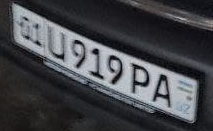
#> input picture img/lp6.png, 213 x 131 px
$ python corner.py
#> lines starting #> are read from the running program, lines starting #| are printed output that depends on the picture
import numpy as np
import cv2 as cv
from matplotlib import pyplot as plt

img = cv.imread('img/lp6.png', 0)
#> img: shape (131, 213); min 0, max 214, mean 68.4

# Initiate FAST object with default values
fast = cv.FastFeatureDetector_create()

# find and draw the keypoints
kp = fast.detect(img,None)
#> kp = 585 keypoints; strongest (x, y, size): (161, 75, 7), (96, 49, 7), (102, 77, 7), (154, 99, 7)
img2 = cv.drawKeypoints(img, kp, None, color=(255,0,0))
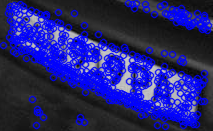
#> img2: shape (131, 213, 3); mean of channels 0, 1, 2 114.6, 36.6, 36.6; drawn as B, G, R

# Print all default params
print( "Threshold: {}".format(fast.getThreshold()) )
print( "nonmaxSuppression:{}".format(fast.getNonmaxSuppression()) )
print( "neighborhood: {}".format(fast.getType()) )
print( "Total Keypoints with nonmaxSuppression: {}".format(len(kp)) )
#| Total Keypoints with nonmaxSuppression: 585
cv.imwrite('fast_true.png', img2)

# Disable nonmaxSuppression
fast.setNonmaxSuppression(0)
kp = fast.detect(img,None)
#> kp = 2195 keypoints; strongest (x, y, size): (12, 3, 7), (13, 3, 7), (14, 3, 7), (128, 3, 7)
print( "Total Keypoints without nonmaxSuppression: {}".format(len(kp)) )
#| Total Keypoints without nonmaxSuppression: 2195
img3 = cv.drawKeypoints(img, kp, None, color=(255,0,0))
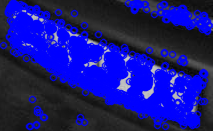
#> img3: shape (131, 213, 3); mean of channels 0, 1, 2 128.9, 24.6, 24.6; drawn as B, G, R
cv.imwrite('fast_false.png',img3)
